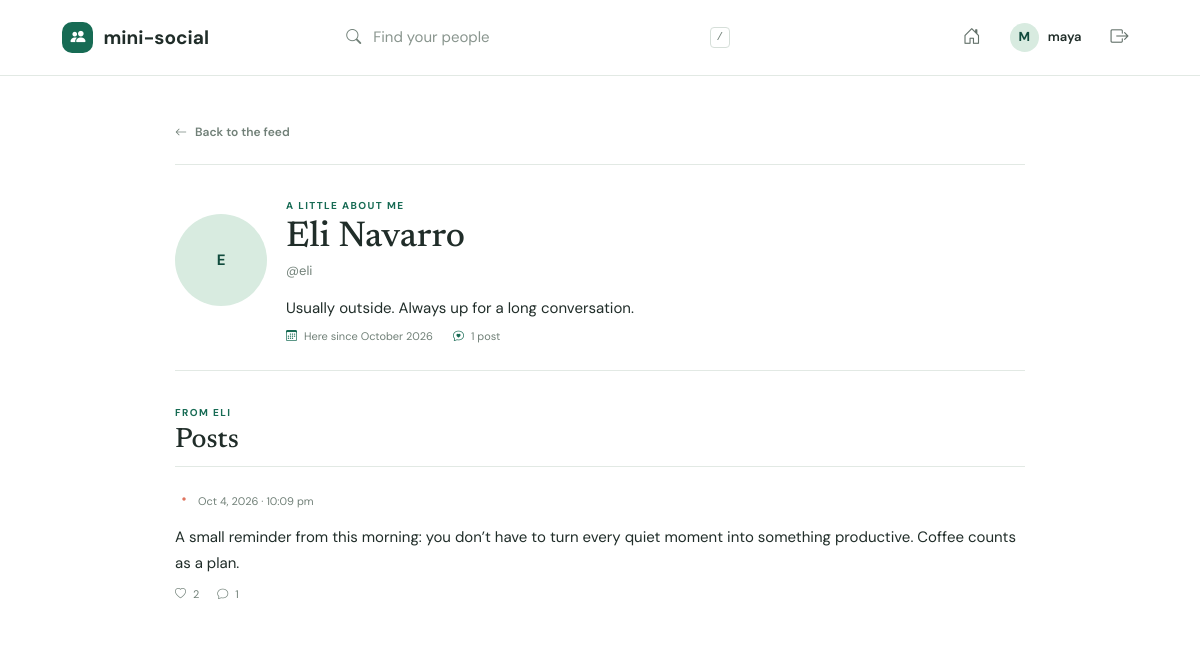
Page /index.php?page=profile&username=eli (signed in) on the committed database.
### tables this page shows
CREATE TABLE IF NOT EXISTS users (
    id INT UNSIGNED NOT NULL AUTO_INCREMENT,
    username VARCHAR(24) NOT NULL,
    email VARCHAR(190) NOT NULL,
    password VARCHAR(255) NOT NULL,
    full_name VARCHAR(80) NOT NULL,
    bio VARCHAR(240) NOT NULL DEFAULT '',
    profile_image VARCHAR(255) NULL,
    role ENUM('user', 'admin') NOT NULL DEFAULT 'user',
    created_at TIMESTAMP NOT NULL DEFAULT CURRENT_TIMESTAMP,
    PRIMARY KEY (id),
    UNIQUE KEY uq_users_username (username),
    UNIQUE KEY uq_users_email (email)
);

CREATE TABLE IF NOT EXISTS posts (
    id INT UNSIGNED NOT NULL AUTO_INCREMENT,
    user_id INT UNSIGNED NOT NULL,
    content TEXT NOT NULL,
    image VARCHAR(255) NULL,
    created_at TIMESTAMP NOT NULL DEFAULT CURRENT_TIMESTAMP,
    PRIMARY KEY (id),
    KEY idx_posts_created_at (created_at),
    KEY idx_posts_user_id (user_id),
    CONSTRAINT fk_posts_user FOREIGN KEY (user_id) REFERENCES users (id) ON DELETE CASCADE
);

### app/helpers.php (called while the page is built, shortened)
<?php
function e(?string $value): string
{
    return htmlspecialchars($value ?? '', ENT_QUOTES | ENT_SUBSTITUTE, 'UTF-8');
}
function url(array $parameters = []): string
{
    return 'index.php' . ($parameters ? '?' . http_build_query($parameters) : '');
}
function render(string $view, array $data = []): void
{
    extract($data, EXTR_SKIP);
    require __DIR__ . '/views/partials/header.php';
    require __DIR__ . '/views/' . $view . '.php';
    require __DIR__ . '/views/partials/footer.php';
}

### app/controllers/ProfileController.php (called while the page is built, shortened)
<?php
final class ProfileController
{
    public function show(): void
    {
        $username = (string) ($_GET['username'] ?? '');
        $profile = $this->users->findByUsername($username);
        render('profile/show', ['title' => $profile['full_name'], 'profile' => $profile, 'posts' => $this->posts->forUser((int) $profile['id']), 'isOwner' => current_user() && (int) current_user()['id'] === (int) $profile['id']]);
    }
}

### app/models/UserModel.php (called while the page is built, shortened)
<?php
final class UserModel
{
    public function findByUsername(string $username): ?array
    {
        $statement = $this->db->prepare('SELECT * FROM users WHERE username = ? LIMIT 1');
        $statement->bind_param('s', $username);
        $statement->execute();
        return $statement->get_result()->fetch_assoc() ?: null;
    }
}

### app/models/PostModel.php (called while the page is built, shortened)
<?php
final class PostModel
{
    public function forUser(int $userId): array
    {
        $statement = $this->db->prepare('SELECT p.*, (SELECT COUNT(*) FROM comments c WHERE c.post_id = p.id) AS comment_count, (SELECT COUNT(*) FROM likes l WHERE l.post_id = p.id) AS like_count FROM posts p WHERE p.user_id = ? ORDER BY p.created_at DESC');
        $statement->bind_param('i', $userId);
        $statement->execute();
        return $statement->get_result()->fetch_all(MYSQLI_ASSOC);
    }
}

### app/views/profile/show.php (the view, shortened to what this page needs)
<section class="profile-page">
    <a class="back-link" href="<?= e(url(['page' => 'feed'])) ?>"><i class="bi bi-arrow-left"></i> Back to the feed</a>
    <header class="profile-header">
        <?php if (!empty($profile['profile_image'])): ?><img class="profile-avatar" src="uploads/<?= e($profile['profile_image']) ?>" alt="<?= e($profile['full_name']) ?>">
        <?php else: ?><span class="profile-avatar avatar-initial"><?= e(strtoupper(substr($profile['full_name'], 0, 1))) ?></span><?php endif; ?>
        <div class="profile-identity"><span class="eyebrow">A little about me</span><h1><?= e($profile['full_name']) ?></h1><p>@<?= e($profile['username']) ?></p></div>
        <p class="profile-bio"><?= $profile['bio'] !== '' ? nl2br(e($profile['bio'])) : 'Still finding the words.' ?></p>
        <div class="profile-meta"><span><i class="bi bi-calendar3"></i> Here since <?= e(date('F Y', strtotime($profile['created_at']))) ?></span><span><i class="bi bi-chat-heart"></i> <?= count($posts) ?> <?= count($posts) === 1 ? 'post' : 'posts' ?></span></div>
    </header>
    <div class="section-heading profile-post-heading"><div><span class="eyebrow">From <?= e(explode(' ', $profile['full_name'])[0]) ?></span><h2>Posts</h2></div></div>
    <div class="profile-posts">
        <?php foreach ($posts as $post): ?><article class="profile-post"><div class="post-date"><i class="bi bi-dot"></i><?= e(date('M j, Y · g:i a', strtotime($post['created_at']))) ?></div><p><?= nl2br(e($post['content'])) ?></p><div class="profile-post-stats"><span><i class="bi bi-heart"></i> <?= (int) $post['like_count'] ?></span><span><i class="bi bi-chat"></i> <?= (int) $post['comment_count'] ?></span></div></article>
        <?php endforeach; ?>
    </div>
</section>

### public/assets/app.css (style rules this page uses)
:root { color-scheme: light; --paper: #ffffff; --surface: #ffffff; --ink: #202d29; --muted: #718078; --line: #e2e9e4; --green: #176b54; --green-deep: #104b3d; --mint: #dcefe5; --coral: #df745f; --rose: #fff0eb; --soft: #edf3ef; --serif: "Newsreader", Georgia, serif; --sans: "DM Sans", "Segoe UI", sans-serif; }
* { box-sizing: border-box; }
html { scroll-behavior: smooth; }
body { margin: 0; background: var(--paper); color: var(--ink); font: 15px/1.55 var(--sans); }
a { color: inherit; text-decoration: none; }
.eyebrow { color: var(--green); font-size: 10px; font-weight: 700; letter-spacing: 1.4px; text-transform: uppercase; }
h1, h2, p { margin-top: 0; }
h1, h2 { font-weight: 500; letter-spacing: 0; }
.section-heading { display: flex; justify-content: space-between; align-items: end; gap: 20px; margin-bottom: 23px; }
.avatar-initial { display: inline-grid; place-items: center; background: #d8ebe0; color: var(--green-deep); font-weight: 700; }
.back-link { display: inline-flex; align-items: center; gap: 8px; margin-bottom: 22px; color: var(--muted); font-size: 12px; font-weight: 600; }
.profile-page { max-width: 850px; margin: 0 auto; }
.profile-header { display: grid; grid-template-columns: 92px 1fr auto; align-items: center; column-gap: 19px; padding: 28px 0 25px; border-top: 1px solid var(--line); border-bottom: 1px solid var(--line); }
.profile-avatar { width: 92px; height: 92px; grid-row: span 2; border-radius: 50%; object-fit: cover; }
.profile-identity h1 { margin: 3px 0 0; font: 500 36px/1.1 var(--serif); }
.profile-identity p { margin: 3px 0 0; color: var(--muted); font-size: 13px; }
.profile-bio { grid-column: 2 / 4; margin: 15px 0 8px; max-width: 600px; white-space: normal; overflow-wrap: anywhere; }
.profile-meta { grid-column: 2 / 4; display: flex; flex-wrap: wrap; gap: 20px; color: var(--muted); font-size: 11px; }
.profile-meta i { margin-right: 4px; color: var(--green); }
.profile-post-heading { margin: 29px 0 12px; }
.profile-post-heading h2 { margin: 3px 0 0; font: 500 28px var(--serif); }
.profile-post { padding: 20px 0; border-top: 1px solid var(--line); }
.post-date { display: flex; align-items: center; gap: 5px; color: var(--muted); font-size: 11px; }
.post-date > i { color: var(--coral); font-size: 18px; }
.profile-post > p { margin: 10px 0; white-space: normal; overflow-wrap: anywhere; line-height: 1.7; }
.profile-post-stats { display: flex; gap: 18px; color: var(--muted); font-size: 11px; }
.profile-post-stats i { margin-right: 4px; }
body:not(.auth-body) { background: #fff; }

### rows in the picture
users: full_name "E", full_name "Eli Navarro", username "eli", bio "Usually outside. Always up for a long conversation.", created_at "October 2026", full_name "ELI"
posts: created_at "Oct 4, 2026 · 10:09 pm", content "A small reminder from this morning: you don’t have to turn every quiet moment into something productive. Coffee counts as a plan.", like_count "2", comment_count "1"

### other values in the picture
substr($viewer['full_name'] ?? $viewer['username'], 0, 1) "M"
$viewer['username'] "maya"
count($posts) "1"
